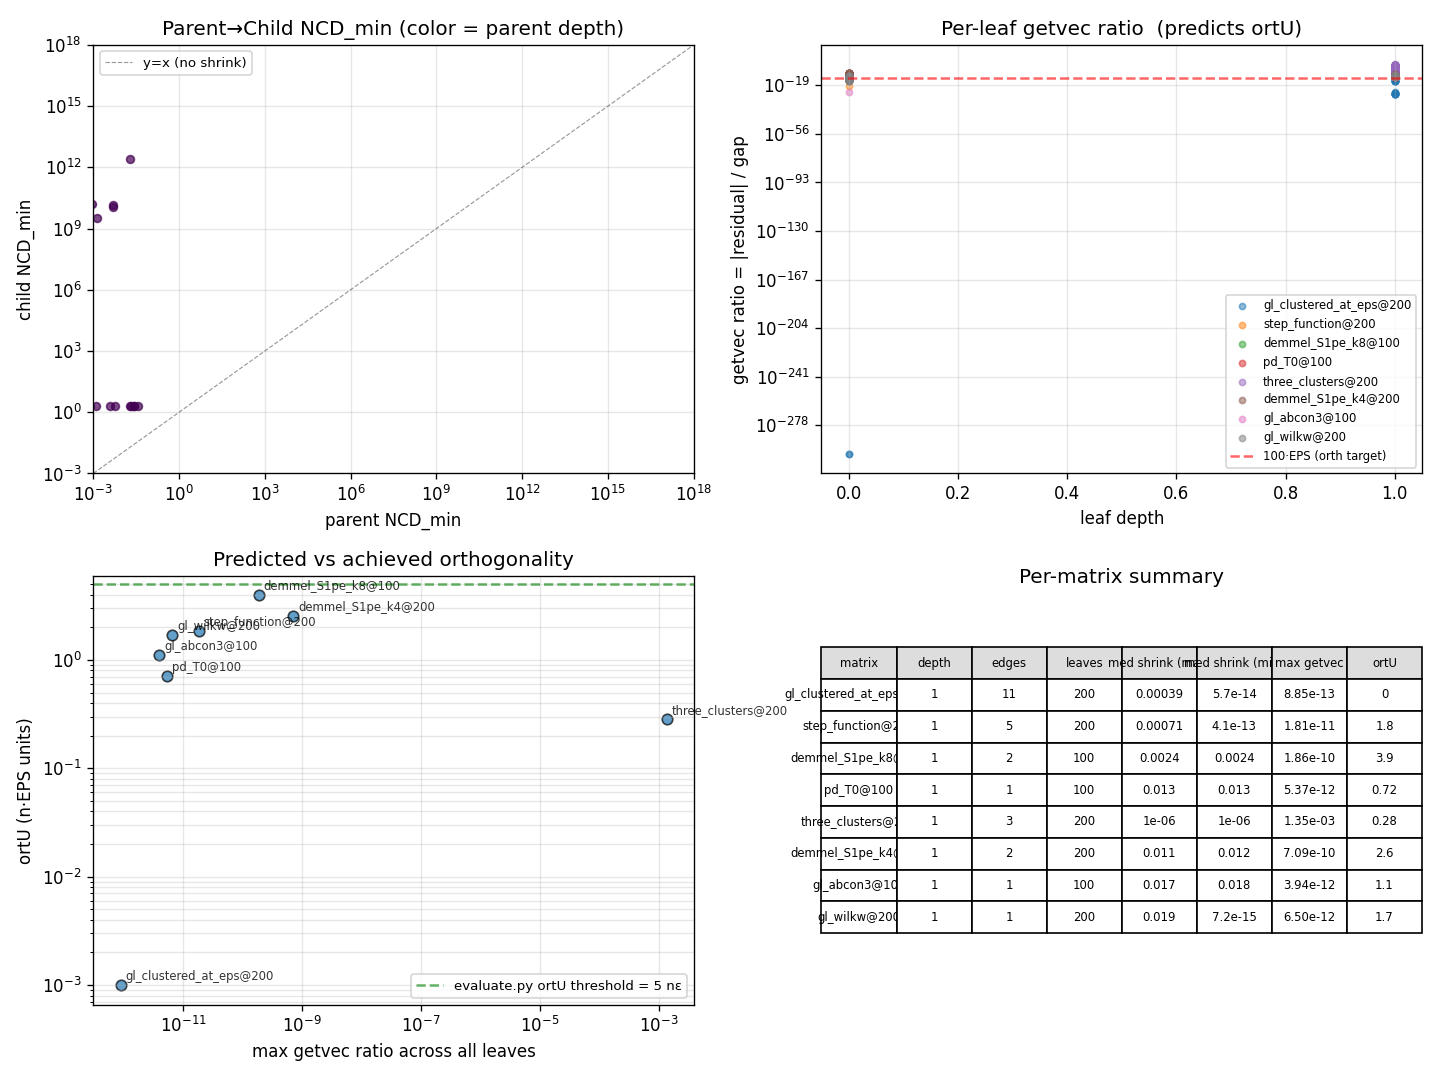

Write Python code to recreate this figure.
#!/usr/bin/env python3
"""
NCD convergence analysis on clustered bidiagonal matrices.

For each matrix we drive the Python `mr3_block` MR3 fallback (algorithmically
equivalent to the Fortran kernel) and record:
  - parent → child NCD shrink (both (max-min)/max and (max-min)/min)
  - per-leaf getvec ratio = |residual / gap|  (predicts ortU breakdown)
  - actual ortU on the SVD output

Outputs in experiments/:
  ncd_convergence_log.json   per-matrix per-edge log
  ncd_convergence.png        4-panel figure (shrink, getvec, ortU, summary)
"""
import os
import sys
import io
import json
import math

import numpy as np

ROOT = os.path.dirname(os.path.dirname(os.path.abspath(__file__)))
sys.path.insert(0, ROOT)

# Suppress import-time chatter
_saved = sys.stdout; sys.stdout = io.StringIO()
try:
    import mr3_gk
    from mr3_gk import (
        bisect_evals, classify, is_zero_width,
        select_shift_geometric, refine_eval, compute_singleton, bidiag_svd,
        GAPTOL, MAX_DEPTH, SAFMIN, EPS,
    )
    from full_eval import make
finally:
    sys.stdout = _saved

OUT_DIR = os.path.dirname(os.path.abspath(__file__))


def ncd_max(lo, hi):
    sp = hi - lo; d = max(abs(lo), abs(hi))
    return sp / d if d > 0 else 0.0


def ncd_min(lo, hi):
    sp = hi - lo; d = max(min(abs(lo), abs(hi)), SAFMIN)
    return sp / d


def trace_with_metrics(c, e_off, nn, pos_evals, spdiam):
    """Variant of mr3_block that records:
      - one record per node visit (depth, lo, hi, ncd_*)
      - one record per parent->child edge (parent_ncd, child_ncd, shift)
      - one record per leaf singleton (residual, gap, ratio)
    """
    nev = len(pos_evals)
    result_evals = np.zeros(nev)
    result_evecs = np.zeros((nn, nev))
    next_id = [0]

    def new_id():
        i = next_id[0]; next_id[0] = i + 1; return i

    nodes = []
    edges = []
    leaves = []

    root_id = new_id()
    stack = [(c[:nn].copy(), e_off[:max(nn-1, 0)].copy(), nn,
              pos_evals.copy(), list(range(nev)), 0.0, 0, root_id, -1,
              None)]  # parent NCD pair (lo, hi)
    while stack:
        bc, be, bnn, local_ev, out_idx, shift, depth, my_id, parent_id, parent_lohi = stack.pop()
        if len(local_ev) == 0:
            continue
        lo = float(np.min(local_ev)); hi = float(np.max(local_ev))
        node_rec = {
            "id": my_id, "parent": parent_id, "depth": depth,
            "n": len(local_ev),
            "lo": lo, "hi": hi,
            "ncd_max": ncd_max(lo, hi),
            "ncd_min": ncd_min(lo, hi),
            "shift": shift,
        }
        nodes.append(node_rec)

        if depth >= MAX_DEPTH:
            for j in range(len(local_ev)):
                lam_ref, z = compute_singleton(
                    bc, be, bnn, local_ev[j],
                    all_evals=local_ev, eval_idx=j, depth=depth,
                    twist_rank=j, multiplicity=len(local_ev))
                result_evals[out_idx[j]] = lam_ref + shift
                result_evecs[:bnn, out_idx[j]] = z
            continue

        groups = classify(local_ev, GAPTOL)
        for gs, ge in groups:
            gev = local_ev[gs:ge+1]; gidx = out_idx[gs:ge+1]
            if gs == ge:
                lam_ref, z = compute_singleton(
                    bc, be, bnn, gev[0], all_evals=local_ev,
                    eval_idx=gs, depth=depth)
                result_evals[gidx[0]] = lam_ref + shift
                result_evecs[:bnn, gidx[0]] = z
                # Compute residual and gap for getvec ratio
                tz = bc[:bnn] * z
                if bnn > 1:
                    tz[:bnn-1] += be[:bnn-1] * z[1:]
                    tz[1:]     += be[:bnn-1] * z[:bnn-1]
                resid = float(np.linalg.norm(tz - lam_ref * z))
                # local gap: smallest |lam_ref - other|
                others = np.delete(local_ev, gs)
                if len(others) > 0:
                    gap = float(np.min(np.abs(others - lam_ref)))
                else:
                    gap = float("inf")
                leaves.append({
                    "node_id": my_id, "depth": depth,
                    "lambda": float(lam_ref + shift),
                    "residual": resid, "gap": gap,
                    "getvec_ratio": resid / max(gap, SAFMIN),
                })
                continue
            if is_zero_width(gev):
                for j in range(len(gev)):
                    lam_ref, z = compute_singleton(
                        bc, be, bnn, gev[j], all_evals=local_ev,
                        eval_idx=gs+j, depth=depth,
                        twist_rank=j, multiplicity=len(gev))
                    result_evals[gidx[j]] = lam_ref + shift
                    result_evecs[:bnn, gidx[j]] = z
                continue
            # Non-singleton, not zero-width → descend
            tau, cc, ee = select_shift_geometric(bc, be, bnn, gev, spdiam, local_ev)
            shifted_ev = gev - tau
            refined = np.array([refine_eval(cc, ee, bnn, s) for s in shifted_ev])
            si = np.argsort(refined)
            refined = refined[si]
            sgidx = [gidx[i] for i in si]
            child_id = new_id()
            child_lo = float(refined[0]); child_hi = float(refined[-1])
            edges.append({
                "parent": my_id, "child": child_id, "depth": depth,
                "tau": float(tau),
                "parent_ncd_max": ncd_max(float(gev[0]), float(gev[-1])),
                "parent_ncd_min": ncd_min(float(gev[0]), float(gev[-1])),
                "child_ncd_max": ncd_max(child_lo, child_hi),
                "child_ncd_min": ncd_min(child_lo, child_hi),
                "n": len(refined),
            })
            stack.append((cc, ee, bnn, refined, sgidx,
                          shift + tau, depth + 1, child_id, my_id,
                          (float(gev[0]), float(gev[-1]))))
    return nodes, edges, leaves


def build_tgk_offdiag(d, e):
    n = len(d); m = 2 * n
    c = np.zeros(m, dtype=np.float64)
    e_off = np.zeros(m - 1, dtype=np.float64)
    for i in range(n):
        e_off[2*i] = abs(float(d[i]))
    for i in range(n - 1):
        e_off[2*i+1] = abs(float(e[i]))
    spdiam = float(np.max(np.abs(e_off))) if m > 1 else 0.0
    return c, e_off, n, spdiam


def measure_ortu_ortv(d, e):
    """Run the full bidiag_svd pipeline; return (res, ortU, ortV) in n*EPS units."""
    n = len(d)
    sigma, U, V, info = bidiag_svd(d.copy(), e.copy())
    B = np.diag(d) + np.diag(e, 1)
    bnorm = abs(d[-1]) if n > 0 else 0.0
    for i in range(n - 1):
        bnorm = max(bnorm, abs(d[i]) + abs(e[i]))
    if bnorm == 0.0:
        bnorm = 1.0
    res = float(np.max(np.abs(B - U @ np.diag(sigma) @ V.T)) / (bnorm * n * EPS))
    ou  = float(np.max(np.abs(U.T @ U - np.eye(n))) / (n * EPS))
    ov  = float(np.max(np.abs(V.T @ V - np.eye(n))) / (n * EPS))
    return res, ou, ov


def analyze_one(name, n):
    d, e = make(name, n)
    c, e_off, n_nonneg, spdiam = build_tgk_offdiag(d, e)
    pos_evals = bisect_evals(c, e_off, len(c), n + 1, 2 * n)
    if len(pos_evals) != n:
        return None
    nodes, edges, leaves = trace_with_metrics(c, e_off, len(c), pos_evals, spdiam)
    res, ou, ov = measure_ortu_ortv(d, e)
    return {
        "name": name, "n": n,
        "max_depth": max((nd["depth"] for nd in nodes), default=0),
        "n_nodes": len(nodes), "n_edges": len(edges), "n_leaves": len(leaves),
        "median_ncd_max_shrink": float(np.median(
            [ed["parent_ncd_max"] / max(ed["child_ncd_max"], SAFMIN) for ed in edges]
        )) if edges else float("nan"),
        "median_ncd_min_shrink": float(np.median(
            [ed["parent_ncd_min"] / max(ed["child_ncd_min"], SAFMIN) for ed in edges]
        )) if edges else float("nan"),
        "max_getvec_ratio": float(max((l["getvec_ratio"] for l in leaves), default=0.0)),
        "median_getvec_ratio": float(np.median(
            [l["getvec_ratio"] for l in leaves]
        )) if leaves else float("nan"),
        "res_neps": res, "ortU_neps": ou, "ortV_neps": ov,
        "nodes": nodes, "edges": edges, "leaves": leaves,
    }


def make_plot(records, path):
    try:
        import matplotlib
        matplotlib.use("Agg")
        import matplotlib.pyplot as plt
    except ImportError:
        print(f"  matplotlib unavailable; skipping {path}")
        return
    fig, axes = plt.subplots(2, 2, figsize=(12, 9))

    # Panel A: parent NCD vs child NCD (NCD_min) — log-log scatter, color = depth
    axA = axes[0, 0]
    for rec in records:
        for ed in rec["edges"]:
            axA.scatter(max(ed["parent_ncd_min"], 1e-300),
                        max(ed["child_ncd_min"], 1e-300),
                        c=ed["depth"], cmap="viridis",
                        s=22, alpha=0.7, vmin=0, vmax=3)
    lo, hi = 1e-3, 1e18
    axA.plot([lo, hi], [lo, hi], "k--", alpha=0.4, lw=0.7,
             label="y=x (no shrink)")
    axA.set_xscale("log"); axA.set_yscale("log")
    axA.set_xlim(lo, hi); axA.set_ylim(lo, hi)
    axA.set_xlabel("parent NCD_min"); axA.set_ylabel("child NCD_min")
    axA.set_title("Parent→Child NCD_min (color = parent depth)")
    axA.grid(True, which="both", alpha=0.3); axA.legend(fontsize=8)

    # Panel B: getvec ratio vs cluster size, log
    axB = axes[0, 1]
    for rec in records:
        depths = [l["depth"] for l in rec["leaves"]]
        ratios = [max(l["getvec_ratio"], 1e-300) for l in rec["leaves"]]
        if depths:
            axB.scatter(depths, ratios, alpha=0.5, s=14,
                        label=f'{rec["name"]}@{rec["n"]}')
    axB.axhline(100 * EPS, color="r", linestyle="--", alpha=0.6,
                label="100·EPS (orth target)")
    axB.set_yscale("log")
    axB.set_xlabel("leaf depth")
    axB.set_ylabel("getvec ratio = |residual| / gap")
    axB.set_title("Per-leaf getvec ratio  (predicts ortU)")
    axB.grid(True, which="both", alpha=0.3); axB.legend(fontsize=7)

    # Panel C: ortU achieved vs max getvec ratio per matrix
    axC = axes[1, 0]
    xs = [max(rec["max_getvec_ratio"], 1e-300) for rec in records]
    ys = [max(rec["ortU_neps"], 1e-3) for rec in records]
    labels = [f'{rec["name"]}@{rec["n"]}' for rec in records]
    axC.scatter(xs, ys, s=40, alpha=0.7, edgecolor="k")
    for x, y, lab in zip(xs, ys, labels):
        axC.annotate(lab, (x, y), fontsize=7, alpha=0.8,
                     xytext=(3, 3), textcoords="offset points")
    axC.set_xscale("log"); axC.set_yscale("log")
    axC.axhline(5.0, color="g", linestyle="--", alpha=0.6,
                label="evaluate.py ortU threshold = 5 nε")
    axC.set_xlabel("max getvec ratio across all leaves")
    axC.set_ylabel("ortU (n·EPS units)")
    axC.set_title("Predicted vs achieved orthogonality")
    axC.grid(True, which="both", alpha=0.3); axC.legend(fontsize=8)

    # Panel D: summary table as text
    axD = axes[1, 1]; axD.axis("off")
    rows = [["matrix", "depth", "edges", "leaves",
             "med shrink (max)", "med shrink (min)",
             "max getvec",
             "ortU"]]
    for rec in records:
        rows.append([f'{rec["name"]}@{rec["n"]}',
                     str(rec["max_depth"]),
                     str(rec["n_edges"]),
                     str(rec["n_leaves"]),
                     f'{rec["median_ncd_max_shrink"]:.2g}',
                     f'{rec["median_ncd_min_shrink"]:.2g}',
                     f'{rec["max_getvec_ratio"]:.2e}',
                     f'{rec["ortU_neps"]:.2g}'])
    tbl = axD.table(cellText=rows[1:], colLabels=rows[0],
                    loc="center", cellLoc="center",
                    colColours=["#ddd"] * len(rows[0]))
    tbl.auto_set_font_size(False); tbl.set_fontsize(7)
    tbl.scale(1.0, 1.4)
    axD.set_title("Per-matrix summary", y=0.96)

    fig.tight_layout()
    fig.savefig(path, dpi=120)
    print(f"  wrote {path}")


def main():
    cases = [
        ("gl_clustered_at_eps", 200),
        ("step_function", 200),
        ("demmel_S1pe_k8", 100),
        ("pd_T0", 100),
        ("three_clusters", 200),
        ("demmel_S1pe_k4", 200),
        ("gl_abcon3", 100),
        ("gl_wilkw", 200),
    ]
    records = []
    for name, n in cases:
        try:
            r = analyze_one(name, n)
        except Exception as ex:
            print(f"  {name}@{n}: ERROR {ex}")
            continue
        if r is None:
            print(f"  {name}@{n}: bisect mismatch — skipped")
            continue
        records.append(r)
        print(f"  {r['name']}@{r['n']}: depth={r['max_depth']}  edges={r['n_edges']}  "
              f"leaves={r['n_leaves']}  med_shrink_max={r['median_ncd_max_shrink']:.2g}  "
              f"max_getvec={r['max_getvec_ratio']:.2e}  ortU={r['ortU_neps']:.2g}")

    out_log = os.path.join(OUT_DIR, "ncd_convergence_log.json")
    with open(out_log, "w") as f:
        json.dump(records, f, indent=1, default=float)
    print(f"\nwrote {out_log}")
    make_plot(records, os.path.join(OUT_DIR, "ncd_convergence.png"))


if __name__ == "__main__":
    main()
